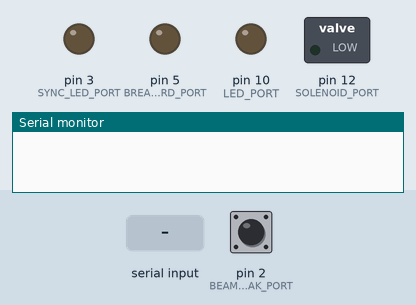
Bench run of a sketch on a simulated Arduino Uno, built with avr-gcc and run on an emulated ATmega328P. Shown: switched loads named in the sketch (green lamp = pin HIGH), output pins drawn as LEDs (lit = HIGH), the last lines printed to the serial monitor. Dashed ring = blinking. The inputs (shaded band) are chosen by the test bench; at power-on: pin 2 (BEAM_BREAK_PORT) LOW.

Above: at 0.9 s.
1.0 s: "1" received over Serial
At 1.27 s:
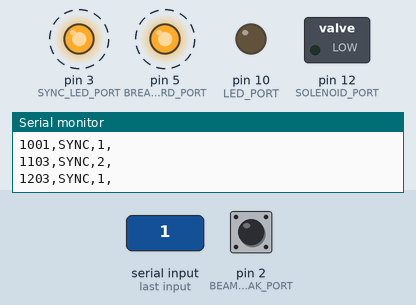
4.0 s: pin 2 (BEAM_BREAK_PORT) pulsed HIGH 2 times (0.12 s each, 0.3 s apart)
Timing chart, 0 to 7.0 s (numbered marks = the images above; inputs shaded):
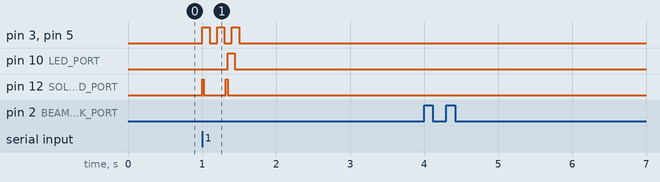

The sketch:

Revised_Interval_Timing_Code_Processing.ino
```cpp
// Revised_Interval_Timing_Code_Processing.ino
// Same interval timing task as Revised_Interval_Timing_Code.ino, but streams
// logged events over Serial so a Processing sketch can write the CSV to disk.
//
// Handshake: Arduino waits for at least one byte from the host (Processing)
// before starting the task. Processing sends 'S' (or any byte) after opening
// the serial port.
//
// CSV format (one line per event): timestamp_ms,event,value,
// Events: B (beam), REWARD, ERROR, SYNC (sync line on pin 5 / breakout board)
//   SYNC value 1 = line high (on), 2 = line low (off) — log on each transition
//   Three 100 ms sync pulses run on the first solenoid open of each reward (not repeats).

#include <string.h>

// Pins
const int SOLENOID_PORT = 12;
const int BEAM_BREAK_PORT = 2;   // active low
const int LED_PORT = 10;         // reward confirmation LED

// Timing (ms)
const int SOLENOID_ON_TIME = 20;   // solenoid stays open
const int SOLENOID_OFF_TIME = 300; // wait btwn pulses
const int SOLENOID_REPEATS = 1;    // additional pulses

const unsigned long INTERVAL_DURATION = 5000;   // min wait time after confirmed leave
const unsigned long MIN_LEAVE_TIME = 100;       // min leave time to confirm exit
const unsigned long LED_PULSE = 100;            // reward LED duration

const int BLINK_DURATION = 100; // ms per sync pulse on/off phase
const int NUM_SYNC_PULSES = 3;    // sync pulses per solenoid trigger
const int SYNC_LED_PORT = 3;
const int BREAKOUT_BOARD_PORT = 5;

char buffer[100];

// State
bool firstPoke = true;
bool givingReward = false;
bool inBurst = false;
bool leavePending = false;
bool timerArmed = false;

bool inSyncBurst = false;
bool inSyncPulse = false;
int syncPulsesCompleted = 0;
unsigned long syncPulseStartTime = 0;
unsigned long syncPulseEndTime = 0;

int beamState = 0;
int lastBeamState = 0;

unsigned long initialExitTime = 0;
unsigned long leaveConfirmStart = 0;
unsigned long leaveTime = 0;
unsigned long rewardStartTime = 0;
unsigned long lastSolenoidPulseEndTime = 0;

int solenoidPulsesInBurst = 0;

bool ledActive = false;
unsigned long ledStartTime = 0;

/**
 * log_line
 *  - tag: event code (e.g., "B", "REWARD", "ERROR", "SYNC")
 *  - value: integer value
 *
 * Goal:
 *  Send one CSV line over Serial for the log. Format: timestamp_ms,event,value,
 */
void log_line(const char *tag, int value) {
  sprintf(buffer, "%lu,%s,%d,", millis(), tag, value);
  Serial.println(buffer);
}

void write_beam(int state) { log_line("B", state); }
void write_reward() { log_line("REWARD", 1); }
void write_error() { log_line("ERROR", 1); }

/**
 * write_sync_edge
 *  - syncPinHigh: true for line high (on), false for low (off)
 *
 * Goal:
 *  Log sync line edges for video alignment (1 = on, 2 = off).
 */
void write_sync_edge(bool syncPinHigh) {
  log_line("SYNC", syncPinHigh ? 1 : 2);
}

/**
 * start_sync_burst
 *
 * Goal:
 *  Begin a 3-pulse sync train on SYNC_LED_PORT and BREAKOUT_BOARD_PORT.
 *  Called whenever the solenoid is triggered.
 */
void start_sync_burst() {
  inSyncBurst = true;
  inSyncPulse = true;
  syncPulsesCompleted = 0;
  write_sync_edge(true);
  digitalWrite(SYNC_LED_PORT, HIGH);
  digitalWrite(BREAKOUT_BOARD_PORT, HIGH);
  syncPulseStartTime = millis();
}

/**
 * update_sync_burst
 *  - now: current millis()
 *
 * Goal:
 *  Advance the non-blocking sync pulse state machine (on/off phases).
 */
void update_sync_burst(unsigned long now) {
  if (!inSyncBurst) return;

  if (inSyncPulse) {
    if (now - syncPulseStartTime >= (unsigned long)BLINK_DURATION) {
      write_sync_edge(false);
      digitalWrite(SYNC_LED_PORT, LOW);
      digitalWrite(BREAKOUT_BOARD_PORT, LOW);
      syncPulseEndTime = now;
      syncPulsesCompleted++;
      inSyncPulse = false;

      if (syncPulsesCompleted >= NUM_SYNC_PULSES) {
        inSyncBurst = false;
        syncPulsesCompleted = 0;
      }
    }
  } else {
    if (now - syncPulseEndTime >= (unsigned long)BLINK_DURATION) {
      write_sync_edge(true);
      digitalWrite(SYNC_LED_PORT, HIGH);
      digitalWrite(BREAKOUT_BOARD_PORT, HIGH);
      syncPulseStartTime = now;
      inSyncPulse = true;
    }
  }
}

/**
 * open_solenoid
 *  - triggerSync: if true, start sync burst on this open (first pulse only)
 *
 * Goal:
 *  Activate solenoid and record reward start time.
 */
void open_solenoid(bool triggerSync) {
  if (triggerSync) {
    start_sync_burst();
  }
  digitalWrite(SOLENOID_PORT, HIGH);
  givingReward = true;
  rewardStartTime = millis();
}

/**
 * close_solenoid
 *
 * Goal:
 *  Deactivate solenoid and record pulse end time for burst spacing.
 */
void close_solenoid() {
  digitalWrite(SOLENOID_PORT, LOW);
  givingReward = false;
  lastSolenoidPulseEndTime = millis();
}

/**
 * pulse_led
 *
 * Goal:
 *  Turn on reward confirmation LED for LED_PULSE ms.
 */
void pulse_led() {
  digitalWrite(LED_PORT, HIGH);
  ledActive = true;
  ledStartTime = millis();
}

/**
 * wait_for_processing_start
 *
 * Goal:
 *  Block until the host sends at least one byte over Serial (handshake).
 */
void wait_for_processing_start() {
  while (Serial.available() == 0) { ; }
  while (Serial.available() > 0) { Serial.read(); }
}

void setup() {
  pinMode(SOLENOID_PORT, OUTPUT);
  pinMode(LED_PORT, OUTPUT);
  pinMode(BEAM_BREAK_PORT, INPUT);
  pinMode(SYNC_LED_PORT, OUTPUT);
  pinMode(BREAKOUT_BOARD_PORT, OUTPUT);

  digitalWrite(SOLENOID_PORT, LOW);
  digitalWrite(LED_PORT, LOW);
  digitalWrite(SYNC_LED_PORT, LOW);
  digitalWrite(BREAKOUT_BOARD_PORT, LOW);

  Serial.begin(9600);
  wait_for_processing_start();

  Serial.println("timestamp_ms,event,value,");
}

void loop() {
  unsigned long now = millis();
  update_sync_burst(now);

  beamState = (digitalRead(BEAM_BREAK_PORT) == LOW);

  if (beamState != lastBeamState) {
    write_beam(beamState);
    lastBeamState = beamState;

    if (beamState) {
      if (firstPoke) {
        firstPoke = false;
        write_reward();
        inBurst = true;
        solenoidPulsesInBurst = 0;
        open_solenoid(true);
      } else if (timerArmed) {
        if (now - leaveTime >= INTERVAL_DURATION) {
          write_reward();
          inBurst = true;
          solenoidPulsesInBurst = 0;
          open_solenoid(true);
        } else {
          write_error();
        }
      }

      timerArmed = false;
      leavePending = false;
    } else {
      leavePending = true;
      initialExitTime = millis();
      leaveConfirmStart = millis();
    }
  }

  if (leavePending) {
    if (!beamState && (millis() - leaveConfirmStart >= MIN_LEAVE_TIME)) {
      leavePending = false;
      leaveTime = initialExitTime;
      timerArmed = true;
    }
    if (beamState) leavePending = false;
  }

  if (givingReward) {
    if (millis() - rewardStartTime >= SOLENOID_ON_TIME) close_solenoid();
  }

  if (inBurst && !givingReward) {
    if (solenoidPulsesInBurst < SOLENOID_REPEATS) {
      if (millis() - lastSolenoidPulseEndTime >= SOLENOID_OFF_TIME) {
        open_solenoid(false);
        solenoidPulsesInBurst++;
      }
    } else {
      inBurst = false;
      pulse_led();
    }
  }

  if (ledActive && (millis() - ledStartTime >= LED_PULSE)) {
    digitalWrite(LED_PORT, LOW);
    ledActive = false;
  }
}
```

Measured:
- after the input at 1.0 s, pin 3 (SYNC_LED_PORT), pin 5 (BREAKOUT_BOARD_PORT): alternates HIGH for 0.10 s and LOW for 0.10 s, 6 changes in all, then stays LOW, starting at once
